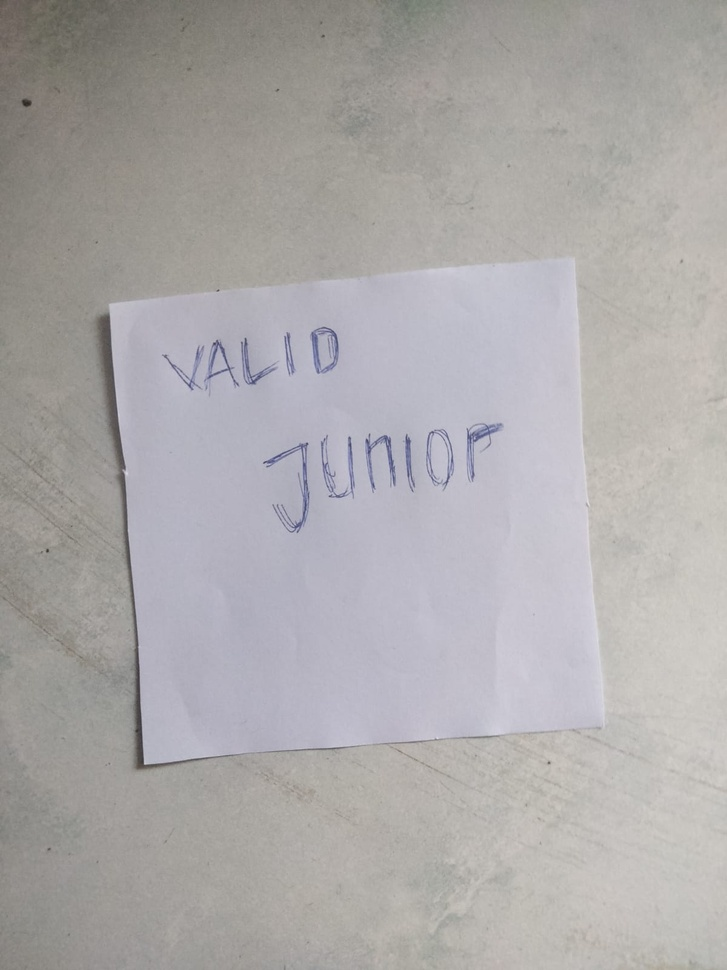
#> input picture gambar.jpg, 727 x 970 px, shrunk from 1200 x 1600 before the run
$ jupyter execute 'PA-PC-202131135_VALID JUNIOR_A.ipynb'
#> lines starting #> are read from the running program, lines starting #| are printed output that depends on the picture; after the words box and inside, x2 and y2 are one past the last pixel; in counts of white or black regions, pixels touching at a corner belong together
[cell 1]
import cv2
import numpy as np
import matplotlib.pyplot as plt
from skimage import measure

def detect_shapes(image_path):
#> called with image_path = 'gambar.jpg'
    image = cv2.imread(image_path)
#> image is the input picture: shape (970, 727, 3); mean B, G, R 169.8, 169.6, 172.3
    gray = cv2.cvtColor(image, cv2.COLOR_BGR2GRAY)
    _, thresh = cv2.threshold(gray, 127, 255, cv2.THRESH_BINARY)
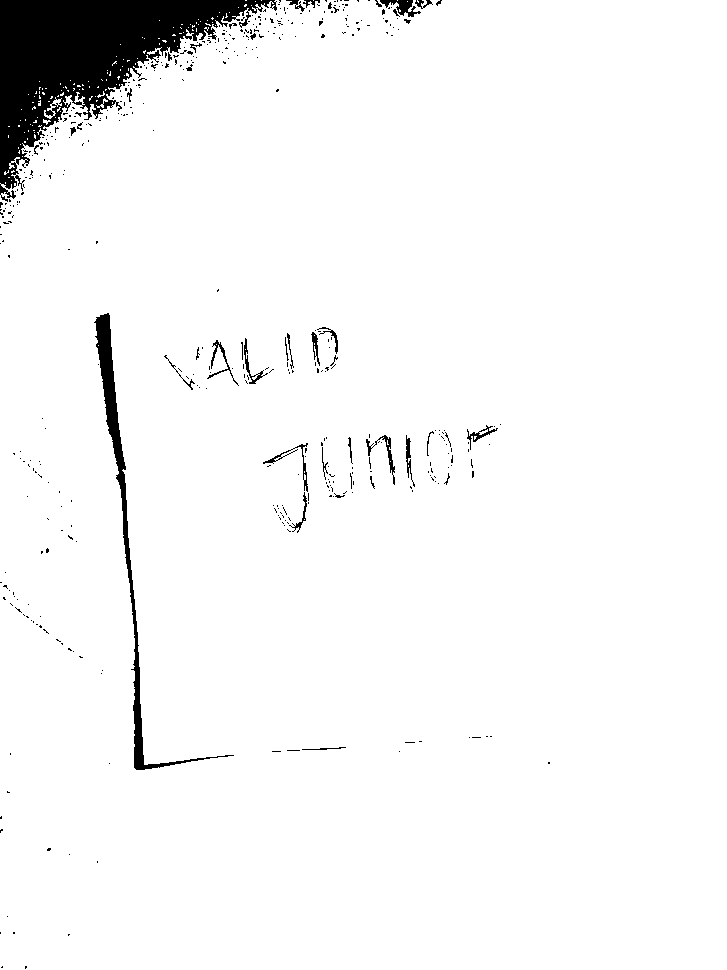
#> thresh: shape (970, 727); 95.9% white; 465 black regions (427 under 20 px)
    contours, _ = cv2.findContours(thresh, cv2.RETR_EXTERNAL, cv2.CHAIN_APPROX_SIMPLE)
#> contours = 137 contours, 135 with area under 20; largest, box (x1, y1, x2, y2) and area: (0, 0, 727, 970) 681306, (44, 97, 62, 119) 63

    shapes = []

    for contour in contours:
        num_corners = len(contour)
        if num_corners >= 8 and num_corners <= 23:
            shapes.append("Circle")
        elif num_corners == 3:
            shapes.append("Triangle")
        elif num_corners == 4:
            shapes.append("Square" if cv2.isContourConvex(contour) else "Rectangle")
        else:
            shapes.append("Polygon")
#> this loop made 137 passes
#> num_corners on passes 4, 5, 19, 23, 25, 31, 32, 37, 38, 39, 41, 42: 7, 10, 5, 6, 14, 8, 8, 9, 24, 78, 8, 6
#> (contour, num_corners) on passes 1, 2, 3, 6, 7, 8: ([[5, 182], [5, 183]], 2), ([[11, 180]], 1), ([[8, 177], [9, 177]], 2), ([[22, 156]], 1), ([[19, 150], [19, 151], [18, 152], [19, 153]], 4), ([[18, 147], [18, 148]], 2)
#> after the loop, shapes = 137 items, first 6: 'Polygon', 'Polygon', 'Polygon', 'Polygon', 'Circle', 'Polygon'

    return shapes

image_path = 'gambar.jpg'
detected_shapes = detect_shapes(image_path)
#> detected_shapes has the same summary as shapes in detect_shapes

for shape in detected_shapes:
    print(shape)
#> this loop made 137 passes
#| Polygon
#| Polygon
#| Polygon
#| Polygon
#| Circle
#| Polygon
#| Rectangle
#| Polygon
#> (further printed lines are left out)

image = cv2.imread(image_path)
image = cv2.cvtColor(image, cv2.COLOR_BGR2RGB)

gray = cv2.cvtColor(image, cv2.COLOR_RGB2GRAY)
_, thresh = cv2.threshold(gray, 127, 255, cv2.THRESH_BINARY)
contours = measure.find_contours(thresh, 0.5)
#> contours = 670 items

image_with_contour_pattern = np.ones_like(image) * 255
for contour in contours:
    contour = np.around(contour).astype(np.int32)
    cv2.drawContours(image_with_contour_pattern, [contour], -1, (0, 0, 0), thickness=cv2.FILLED)
#> this loop made 670 passes
#> contour on passes 1, 3, 8: [[0, 247], [1, 246], [1, 245], [0, 244]], [[0, 262], [1, 261], [0, 260]], [[0, 314], [1, 313], [0, 312]]
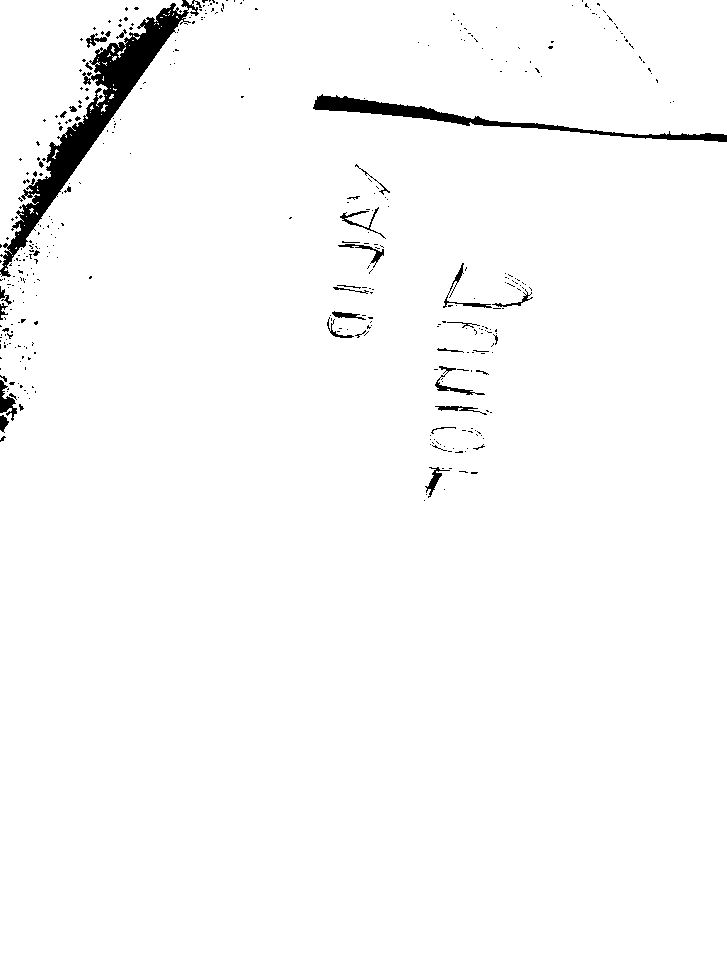
#> image_with_contour_pattern: shape (970, 727, 3); 97.8% white; 395 black regions (358 under 20 px), largest, box (x1, y1, x2, y2) and area: (0, 0, 202, 277) 8073, (313, 94, 727, 142) 3035, (0, 380, 17, 421) 305

image_with_contour = np.copy(image)
for contour in contours:
    contour = np.around(contour).astype(np.int32)
    cv2.polylines(image_with_contour, [contour], True, (255, 0, 0), thickness=2)
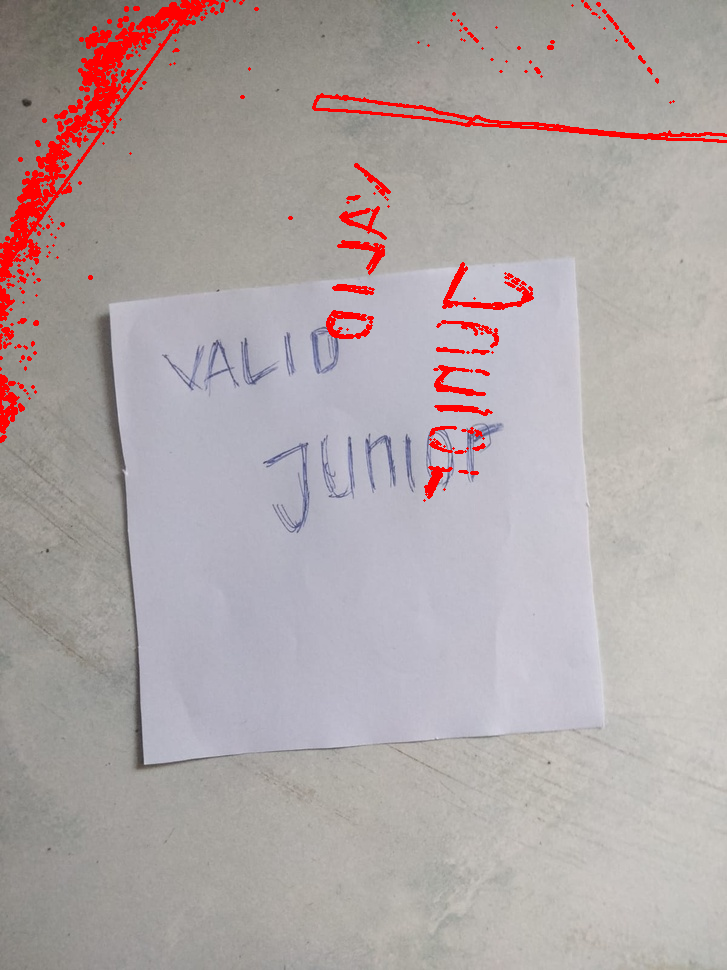
#> image_with_contour: shape (970, 727, 3); mean R, G, B 175.4, 165.3, 165.5

fig, axes = plt.subplots(1, 3, figsize=(12, 4))
axes[0].imshow(image)
axes[0].set_title('Gambar Asli')
axes[0].axis('off')
axes[1].imshow(image_with_contour_pattern, cmap='gray')
axes[1].set_title('Gambar Countour')
axes[1].axis('off')
axes[2].imshow(image)
axes[2].imshow(image_with_contour, alpha=0.5)
axes[2].set_title('Gambar Asli Dengan Contour')
axes[2].axis('off')
plt.tight_layout()
plt.show()
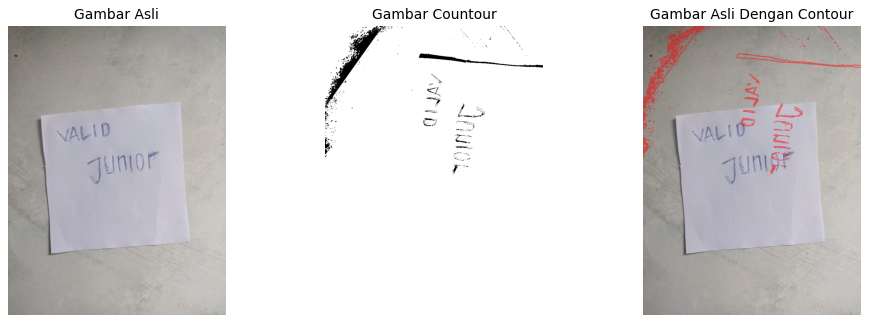
#> figure drawn by matplotlib, 3 panels
